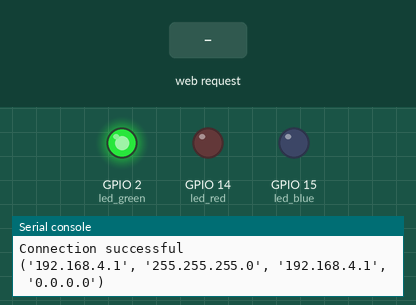
The program below on a simulated ESP8266 board running MicroPython. Parts: output pins drawn as LEDs (lit = HIGH, except the on-board LED, lit = LOW), the last lines printed to the serial console. The inputs (shaded band) are chosen by the test bench. The board's own WiFi access point starts at once; library files of the repository ran but are not shown: sh1106.py.

Above: at 1.2 s.
1.3 s: HTTP request GET / received
At 2.6 s:
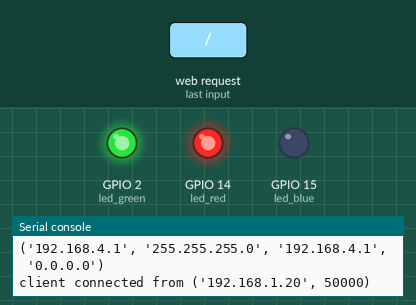
Timing chart, 0 to 4.3 s (numbered marks = the images above; inputs shaded):
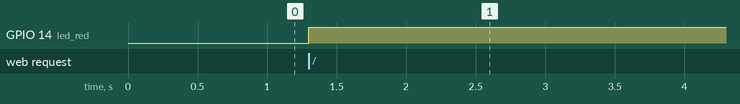

The program:

main_wifi.py
```python
from machine import Pin, SoftI2C, ADC

import sh1106
import mfrc522
from time import sleep_ms, sleep

led_green = Pin(2, Pin.OUT)
led_blue = Pin(15, Pin.OUT)
import network


import gc
gc.collect()


ssid = 'Alboss\' student (Valentin)'
password = '123456789'

ap = network.WLAN(network.AP_IF)
ap.active(True)
ap.config(essid=ssid, password=password)

while ap.active() == False:
  pass

print('Connection successful')
print(ap.ifconfig())

import socket

html = """<!DOCTYPE html>
<html>
    <head> <title>ESP8266 Pins</title> </head>
    <body> <h1>ESP8266 Pins</h1>
        <table border="1"> <tr><th>Pin</th><th>Value</th></tr> %s </table>
    </body>
</html>
"""

addr = socket.getaddrinfo('192.168.4.1', 80)[0][-1]
s = socket.socket()
s.bind(('',80))
s.listen(5)
led_red = Pin(14, Pin.OUT)

while True:
    cl, addr = s.accept()
    print('client connected from', addr)
    request = cl.recv(1024)
    if request.decode() == "on":
        led_green.on()
        led_red.off()
    else:
        led_green.off()
        led_red.on()

    cl.close()
```

Measured:
- after the input at 1.3 s, GPIO 14 (led_red): LOW → HIGH at once
